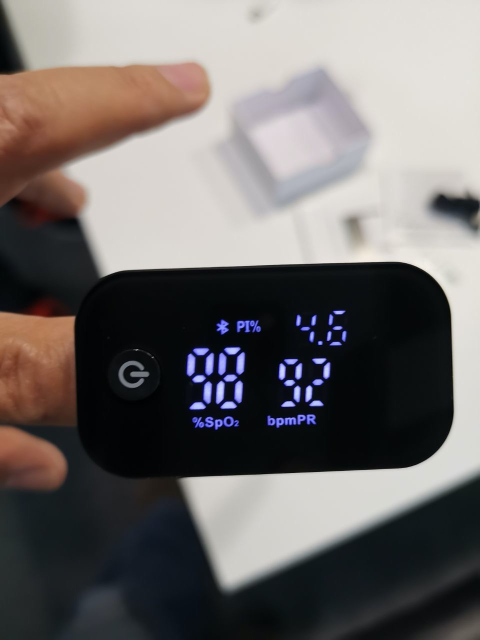
#> input picture sample0.jpg, 960 x 1280 px (shown at 1/2 size)
$ python digitrec.py
#> lines starting #> are read from the running program, lines starting #| are printed output that depends on the picture
# import the necessary packages
from imutils.perspective import four_point_transform
from imutils import contours
import imutils
import cv2
import numpy as np
# define the dictionary of digit segments so we can identify
# each digit on the thermostat

def show(img):
        cv2.imshow('window', img)
        cv2.waitKey(0)

DIGITS_LOOKUP = {
	(1, 1, 1, 0, 1, 1, 1): 0,
	(0, 0, 1, 0, 0, 1, 0): 1,
	(1, 0, 1, 1, 1, 1, 0): 2,
	(1, 0, 1, 1, 0, 1, 1): 3,
	(0, 1, 1, 1, 0, 1, 0): 4,
	(1, 1, 0, 1, 0, 1, 1): 5,
	(1, 1, 0, 1, 1, 1, 1): 6,
	(1, 0, 1, 0, 0, 1, 0): 7,
	(1, 1, 1, 1, 1, 1, 1): 8,
	(1, 1, 1, 1, 0, 1, 1): 9
}

image = cv2.imread('./sample0.jpg')
#> image is the input picture: shape (1280, 960, 3); mean B, G, R 105.7, 106.8, 111.2
image = imutils.resize(image, height=500)
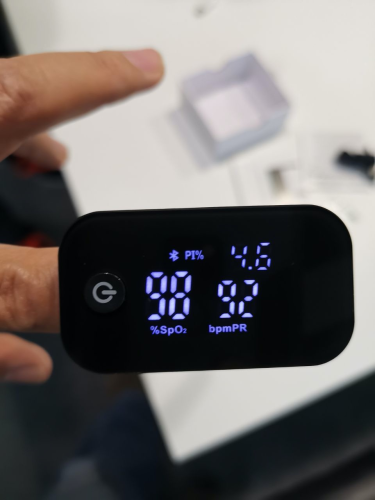
#> image: shape (500, 375, 3); mean B, G, R 105.7, 106.8, 111.2
gray = cv2.cvtColor(image, cv2.COLOR_BGR2GRAY)
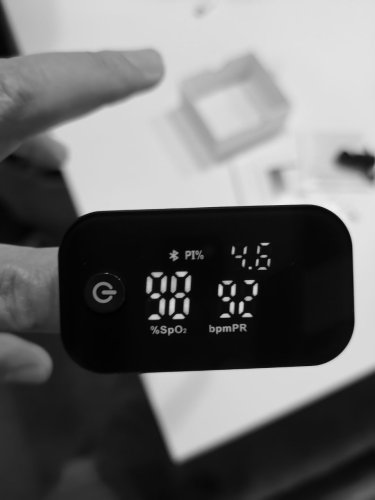
#> gray: shape (500, 375); min 1, max 239, mean 108
#gray = cv2.bilateralFilter(gray, 11, 17, 17)
blurred = cv2.GaussianBlur(gray, (5, 5), 0)

sigma = 0.33
v = np.median(blurred)
#> v = 83
lower = int(max(0, (1.0 - sigma) * v))
#> lower = 55
upper = int(min(255, (1.0 + sigma) * v))
#> upper = 110
edged = cv2.Canny(blurred, lower, upper)
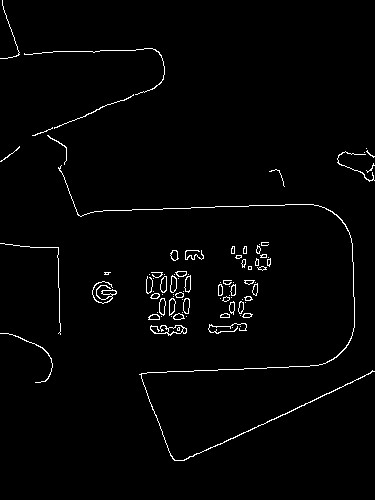
#> edged: shape (500, 375); 1.8% white in thin lines or dots

"""
# find contours in the edge map, then sort them by their
# size in descending order
cnts = cv2.findContours(edged.copy(), cv2.RETR_EXTERNAL,
	cv2.CHAIN_APPROX_SIMPLE)
cnts = imutils.grab_contours(cnts)
cnts = sorted(cnts, key=cv2.contourArea, reverse=True)
displayCnt = None
# loop over the contours
for c in cnts:
	# approximate the contour
	peri = cv2.arcLength(c, True)
	approx = cv2.approxPolyDP(c, 0.02 * peri, True)
	# if the contour has four vertices, then we have found
	# the thermostat display
	if len(approx) == 4:
		displayCnt = approx
		break

# extract the thermostat display, apply a perspective transform
# to it
warped = four_point_transform(gray, displayCnt.reshape(4, 2))
output = four_point_transform(image, displayCnt.reshape(4, 2))

# threshold the warped image, then apply a series of morphological
# operations to cleanup the thresholded image
thresh = cv2.threshold(warped, 0, 255,
	cv2.THRESH_BINARY_INV | cv2.THRESH_OTSU)[1]
kernel = cv2.getStructuringElement(cv2.MORPH_ELLIPSE, (1, 5))
thresh = cv2.morphologyEx(thresh, cv2.MORPH_OPEN, kernel)

# find contours in the thresholded image, then initialize the
# digit contours lists
cnts = cv2.findContours(thresh.copy(), cv2.RETR_EXTERNAL,
	cv2.CHAIN_APPROX_SIMPLE)
cnts = imutils.grab_contours(cnts)
digitCnts = []
# loop over the digit area candidates
for c in cnts:
	# compute the bounding box of the contour
	(x, y, w, h) = cv2.boundingRect(c)
	# if the contour is sufficiently large, it must be a digit
	if w >= 15 and (h >= 30 and h <= 40):
		digitCnts.append(c)

# sort the contours from left-to-right, then initialize the
# actual digits themselves
digitCnts = contours.sort_contours(digitCnts,
	method="left-to-right")[0]
digits = []

# loop over each of the digits
for c in digitCnts:
	# extract the digit ROI
	(x, y, w, h) = cv2.boundingRect(c)
	roi = thresh[y:y + h, x:x + w]
	# compute the width and height of each of the 7 segments
	# we are going to examine
	(roiH, roiW) = roi.shape
	(dW, dH) = (int(roiW * 0.25), int(roiH * 0.15))
	dHC = int(roiH * 0.05)
	# define the set of 7 segments
	segments = [
		((0, 0), (w, dH)),	# top
		((0, 0), (dW, h // 2)),	# top-left
		((w - dW, 0), (w, h // 2)),	# top-right
		((0, (h // 2) - dHC) , (w, (h // 2) + dHC)), # center
		((0, h // 2), (dW, h)),	# bottom-left
		((w - dW, h // 2), (w, h)),	# bottom-right
		((0, h - dH), (w, h))	# bottom
	]
	on = [0] * len(segments)

    # loop over the segments
	for (i, ((xA, yA), (xB, yB))) in enumerate(segments):
		# extract the segment ROI, count the total number of
		# thresholded pixels in the segment, and then compute
		# the area of the segment
		segROI = roi[yA:yB, xA:xB]
		total = cv2.countNonZero(segROI)
		area = (xB - xA) * (yB - yA)
		# if the total number of non-zero pixels is greater than
		# 50% of the area, mark the segment as "on"
		if total / float(area) > 0.5:
			on[i]= 1
	# lookup the digit and draw it on the image
	digit = DIGITS_LOOKUP[tuple(on)]
	digits.append(digit)
	cv2.rectangle(output, (x, y), (x + w, y + h), (0, 255, 0), 1)
	cv2.putText(output, str(digit), (x - 10, y - 10),
		cv2.FONT_HERSHEY_SIMPLEX, 0.65, (0, 255, 0), 2)
print(u"{}{}.{} u00b0C".format(*digits))
cv2.imshow("Input", image)
cv2.imshow("Output", output)
cv2.waitKey(0)

"""
